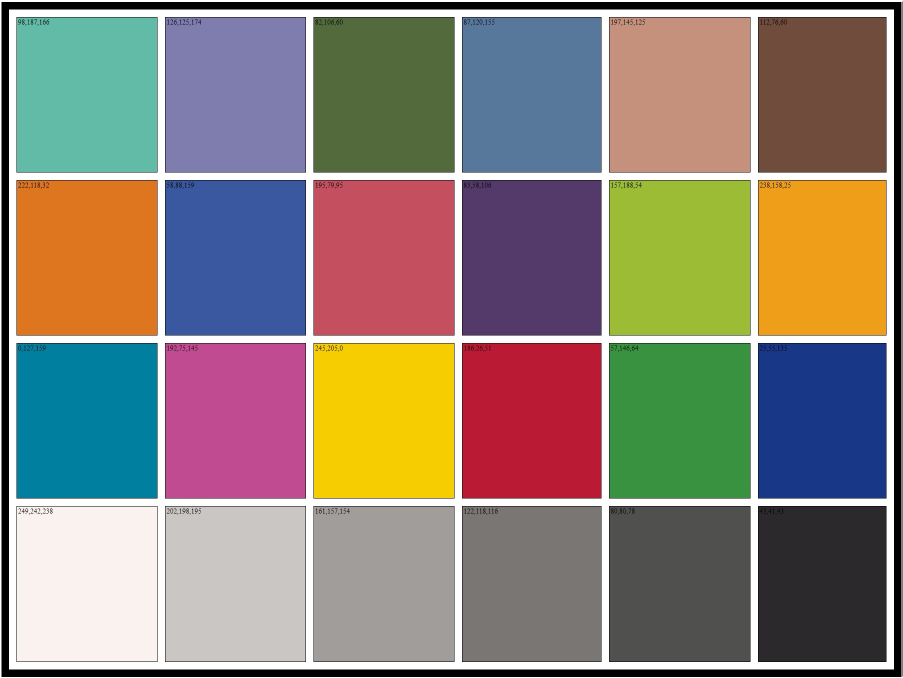
#> input picture spydercheckr24.jpg, 1806 x 1355 px (shown at 1/2 size)
$ python -i autoCubes.py   (imports and definitions only)
#> lines starting #> are read from the running program, lines starting #| are printed output that depends on the picture; after the words box and inside, x2 and y2 are one past the last pixel; in counts of white or black regions, pixels touching at a corner belong together
### pyimagesearch/shapedetector.py
import cv2


class ShapeDetector:

    def __init__(self):
        pass

    def detect(self, c):
        # initialize the shape name and approximate the contour
        shape = "unidentified"
        peri = cv2.arcLength(c, True)
        approx = cv2.approxPolyDP(c, 0.1 * peri, True)
        # if the shape is a triangle, it will have 3 vertices
        if len(approx) == 3:
            shape = "triangle"
        # if the shape has 4 vertices, it is either a square or
        # a rectangle
        elif len(approx) == 4:
            # compute the bounding box of the contour and use the
            # bounding box to compute the aspect ratio
            (x, y, w, h) = cv2.boundingRect(approx)
            ar = w / float(h)
            # a square will have an aspect ratio that is approximately
            # equal to one, otherwise, the shape is a rectangle
            shape = "square" if 0.9 <= ar <= 1.1 else "rectangle"
        # if the shape is a pentagon, it will have 5 vertices
        elif len(approx) == 5:
            shape = "pentagon"
        # otherwise, we assume the shape is a circle
        else:
            shape = "circle"
        # return the name of the shape
        return shape

### autoCubes.py
# -*- coding: utf-8 -*-
from PIL import Image
import subprocess
import time
import re
import glob
import os
import math
from sys import argv
from sys import exit

import cv2
import imutils
import numpy as np
from raw_pillow_opener import register_raw_opener
from pyimagesearch.shapedetector import ShapeDetector

__location__ = os.path.realpath(os.path.join(os.getcwd(), os.path.dirname(__file__)))
camera_folder = '/storage/self/primary/DCIM/Camera'
photon_raw_folder = '/storage/self/primary/DCIM/PhotonCamera/Raw'
checker = 'spydercheckr24'
saturation = 0


if '--xrite' in argv:
    checker = 'x-rite'

if '--photonraw' in argv:
    camera_folder = photon_raw_folder

# [6 lines not run here, left out]

pipetka = 100
x_multipliers = [0.157, 0.366, 0.572, 0.786]
y_multipliers = [0.114, 0.267, 0.4275, 0.583, 0.735, 0.884]

spydercheckr24_colors = [[249, 242, 238], [202, 198, 195], [161, 157, 154], [122, 118, 116], [80, 80, 78], [43, 41, 43],
                         [0, 127, 159], [192, 75, 145], [245, 205, 0], [186, 26, 51], [57, 146, 64], [25, 55, 135],
                         [222, 118, 32], [58, 88, 159], [195, 79, 95], [83, 58, 106], [157, 188, 54], [238, 158, 25],
                         [98, 187, 166], [126, 125, 174], [82, 106, 60], [87, 120, 155], [197, 145, 125], [112, 76, 60]]

xrite_colors = [[115, 82, 68], [194, 150, 130], [98, 122, 157], [87, 108, 67], [133, 128, 177], [103, 189, 170],
                [214, 126, 44], [80, 91, 166], [193, 90, 99], [94, 60, 108], [157, 188, 64], [224, 163, 46],
                [56, 61, 150], [70, 148, 73], [175, 54, 60], [231, 199, 31], [187, 86, 149], [8, 133, 161],
                [243, 243, 242], [200, 200, 200], [160, 160, 160], [122, 122, 121], [85, 85, 85], [52, 52, 52]]

xrite_remodeled = [[243, 243, 242], [200, 200, 200], [160, 160, 160], [122, 122, 121], [85, 85, 85], [52, 52, 52],
                   [8, 133, 161], [187, 86, 149], [231, 199, 31], [175, 54, 60], [70, 148, 73], [56, 61, 150],
                   [214, 126, 44], [80, 91, 166], [193, 90, 99], [94, 60, 108], [157, 188, 64], [224, 163, 46],
                   [112, 76, 60], [197, 145, 125], [87, 120, 155], [82, 106, 60], [126, 125, 174], [98, 187, 166]]


# [151 lines left out: functions matrix_change, matrix_plus_minus, adb_command, start_photoncamera, rotate_bound, get_screen_size and 7 more, not called in this run]


def show_result():
    with open(os.path.join(__location__, 'customCCT_autoCubes.txt')) as fp:
        print('Результат калибровки:\r\n', fp.read())


def opencv_find_etalon(image_filename):
#> called with image_filename = 'spydercheckr24.jpg'
    if '--photonraw' in argv:
        register_raw_opener()
    # img = cv2.imread(os.path.join(__location__, image_filename).replace('\\', '/'))
    try:
        img = Image.open(os.path.join(__location__, image_filename))
#> img is the input picture: PIL image 1806x1355 RGB; mean R, G, B 141.5, 131.1, 119.8
    except FileNotFoundError:
        print('Не могу найти файл фото!')
        exit()
        return
    pil_image = img.convert('RGB')
    open_cv_image = np.array(pil_image)
    img = open_cv_image[:, :, ::-1].copy()
#> img: shape (1355, 1806, 3)
    # print(img.shape)
    if img.shape[0] < img.shape[1]:
        img = cv2.rotate(img, cv2.ROTATE_90_CLOCKWISE)
#> img: shape (1806, 1355, 3)
    resized = cv2.resize(img, (600, 800))
    # ratio = img.shape[0] / float(resized.shape[0])
    blurred = cv2.GaussianBlur(resized, (9, 9), 0)
    img_transf = cv2.cvtColor(blurred, cv2.COLOR_BGR2YUV)
#> img_transf: shape (800, 600, 3); mean of channels 0, 1, 2 132.6, 121.5, 135.5
    # img_transf[:, :, 0] = cv2.equalizeHist(img_transf[:, :, 0])
    img4 = cv2.cvtColor(img_transf, cv2.COLOR_YUV2BGR)
    gray = cv2.cvtColor(img4, cv2.COLOR_BGR2GRAY)
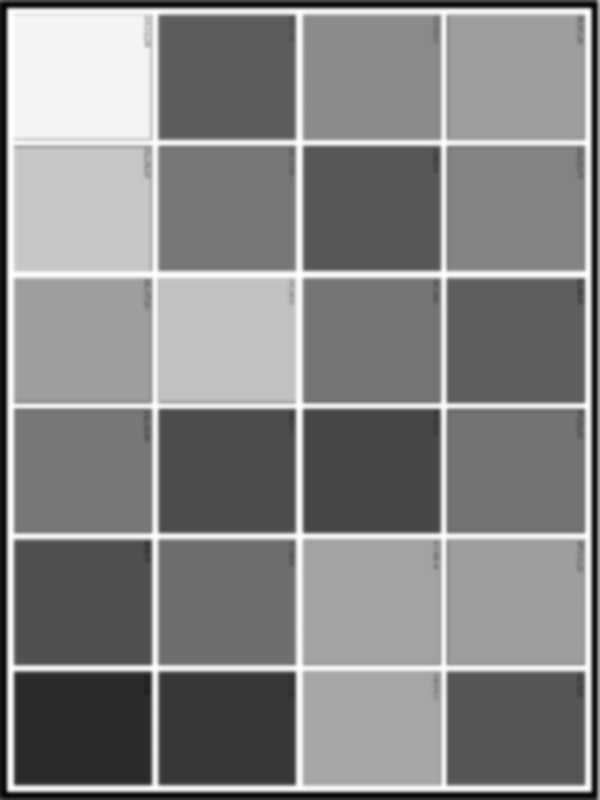
#> gray: shape (800, 600); min 3, max 255, mean 132.6

    thresh = cv2.threshold(gray, 80, 200, cv2.THRESH_BINARY)[1]
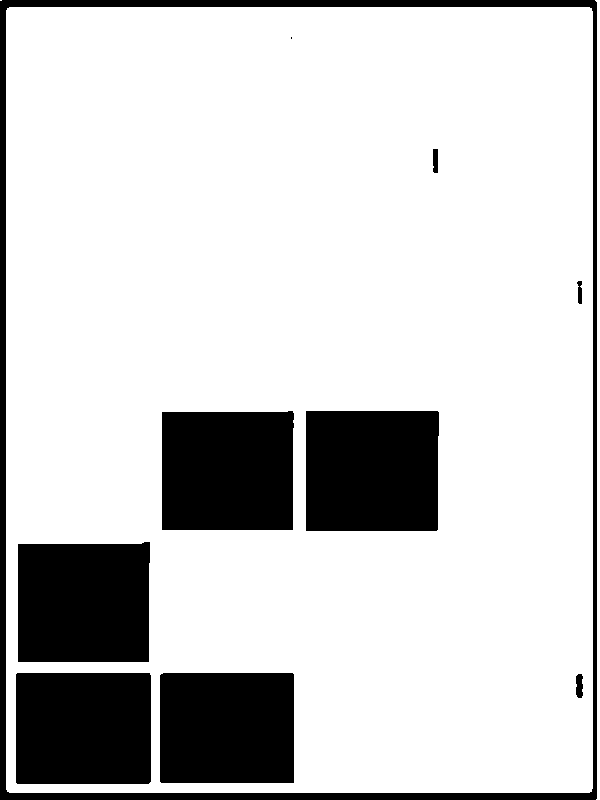
#> thresh: shape (800, 600); values 0 (black) and 200 (white), 80.6% white; 10 black regions (1 under 20 px), largest, box (x1, y1, x2, y2) and area: (0, 0, 597, 800) 16234, (306, 411, 439, 531) 15863, (18, 542, 150, 662) 15491
    if '--showpoints' in argv:
        cv2.imshow('thresh', thresh)
        cv2.waitKey(0)

    # Lines
    edges = cv2.Canny(gray, 100, 150, apertureSize=3)
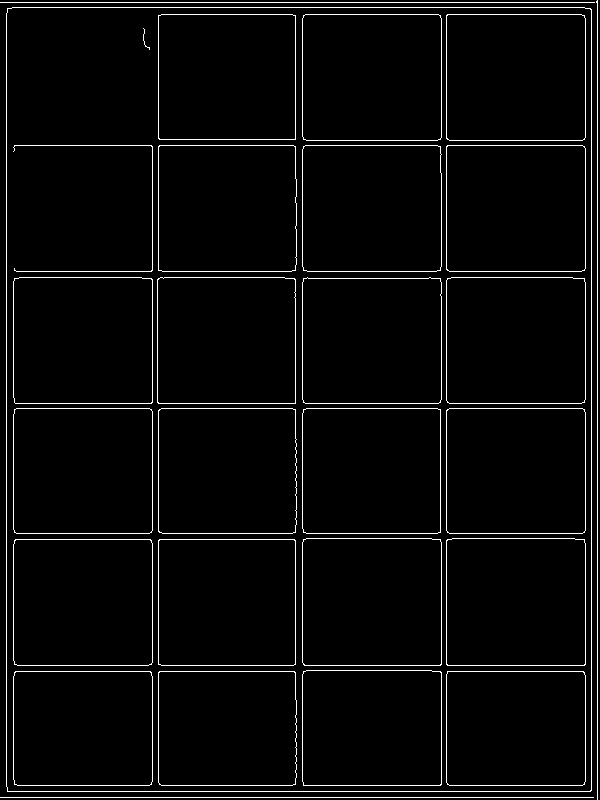
#> edges: shape (800, 600); 3.5% white in thin lines or dots
    if '--showpoints' in argv:
        cv2.imshow('edges', edges)
    lines = cv2.HoughLines(edges, 1, np.pi / 75, 60)
#> lines = 115 rows, first 8: [597, 0], [591, 0], [6, 0], [446, 0], [585, 0], [302, 0], [158, 0], [152, 0]

    def angle(p1, p2):
        x1, y1 = p1
        x2, y2 = p2
        dX = x2 - x1
        dY = y2 - y1
        rads = math.atan2(-dY, dX)  # wrong for finding angle/declination?
        return math.degrees(rads)

    min_x = 600
    min_y = 800
    max_x = 0
    max_y = 0

    angles = []
    for line in lines:
        rho, theta = line[0]
        a = np.cos(theta)
        b = np.sin(theta)
        x0 = a * rho
        y0 = b * rho
        # x1 stores the rounded off value of (r * cos(theta) - 1000 * sin(theta))
        x1 = int(x0 + 800 * -b)
        # y1 stores the rounded off value of (r * sin(theta)+ 1000 * cos(theta))
        y1 = int(y0 + 800 * a)
        # x2 stores the rounded off value of (r * cos(theta)+ 1000 * sin(theta))
        x2 = int(x0 - 800 * -b)
        # y2 stores the rounded off value of (r * sin(theta)- 1000 * cos(theta))
        y2 = int(y0 - 800 * a)

        angles.append(angle((x1, y1), (x2, y2)))
        if 45 < abs(angle((x1, y1), (x2, y2))) < 135:
            cv2.line(resized, (x1, y1), (x2, y2), (0, 0, 255), 2)
#> this loop made 115 passes
#> line on passes 31 to 42: [[784, 1.59]], [[150, 1.55]], [[270, 1.59]], [[531, 1.59]], [[663, 1.59]], [[8, 1.55]], [[18, 1.55]], [[780, 1.59]], [[528, 1.59]], [[13, 1.55]], [[795, 1.55]], [[799, 1.55]]
#> (rho, theta, a, b, x0, y0) on passes 1 to 6: (597, 0, 1, 0, 597, 0), (591, 0, 1, 0, 591, 0), (6, 0, 1, 0, 6, 0), (446, 0, 1, 0, 446, 0), (585, 0, 1, 0, 585, 0), (302, 0, 1, 0, 302, 0)
    if '--showpoints' in argv:
        cv2.imshow('Lines', resized)
        cv2.waitKey(0)
    angles = np.array(angles)

    vertical = np.absolute(angles[np.argwhere(np.bitwise_and(np.absolute(angles) > 45, np.absolute(angles) < 135))])
    horisontal = np.absolute(angles[np.argwhere(np.bitwise_or(np.absolute(angles) < 45, np.absolute(angles) > 135))])

    if '--debug' in argv:
        print('Vertical: \r\n', vertical.sum() / len(vertical), '\r\nHorisontal: \r\n', horisontal.sum() / len(horisontal))
        print('Degrees to rotate: ', round((90 - vertical.sum() / len(vertical) + horisontal.sum() / len(horisontal)) / 2))
    # find contours in the thresholded image and initialize the
    # shape detector
    degrees = round((90 - vertical.sum() / len(vertical) + horisontal.sum() / len(horisontal)) / 2)
    if abs(degrees) > 2:
        rotated = rotate_bound(img,  degrees)
    else:
        rotated = img
    resized = cv2.resize(rotated, (600, 800))
    x_ratio = rotated.shape[1] / float(resized.shape[1])
    y_ratio = rotated.shape[0] / float(resized.shape[0])
    blurred = cv2.GaussianBlur(resized, (9, 9), 0)
    if '--photonraw' in argv:
        img_transf = cv2.cvtColor(blurred, cv2.COLOR_BGR2YUV)
        img_transf[:, :, 0] = cv2.equalizeHist(img_transf[:, :, 0])
        blurred = cv2.cvtColor(img_transf, cv2.COLOR_YUV2BGR)
    gray = cv2.cvtColor(blurred, cv2.COLOR_BGR2GRAY)

    thresh = cv2.threshold(gray, 200, 255, cv2.THRESH_BINARY)[1]
#> thresh: shape (800, 600); 12.1% white; 1 white region, box (x1, y1, x2, y2) and area: (8, 9, 590, 791) 58112

    if '--showpoints' in argv:
        cv2.imshow('thresh', thresh)
        cv2.waitKey(0)

    cnts = cv2.findContours(thresh.copy(), cv2.RETR_TREE,
                            cv2.CHAIN_APPROX_SIMPLE)
    cnts = imutils.grab_contours(cnts)

    thresh2 = cv2.threshold(gray, 100, 200, cv2.THRESH_BINARY)[1]
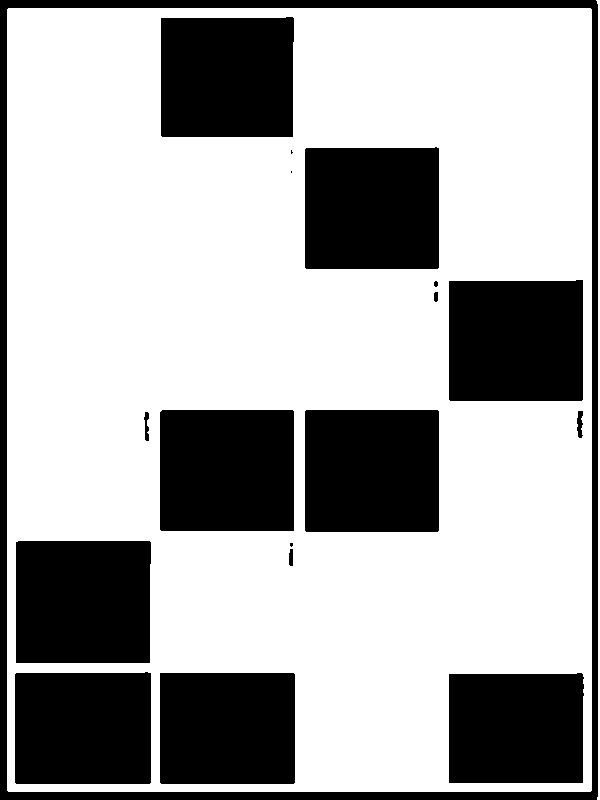
#> thresh2: shape (800, 600); values 0 (black) and 200 (white), 66.3% white; 18 black regions (3 under 20 px), largest, box (x1, y1, x2, y2) and area: (0, 0, 598, 800) 19756, (16, 541, 151, 663) 16368, (305, 410, 439, 532) 16344

    if '--showpoints' in argv:
        cv2.imshow('thresh2', thresh2)
        cv2.waitKey(0)

    cnts2 = cv2.findContours(thresh2.copy(), cv2.RETR_TREE,
                            cv2.CHAIN_APPROX_SIMPLE)

    thresh3 = cv2.threshold(gray, 0, 100, cv2.THRESH_BINARY)[1]
#> thresh3: shape (800, 600); every value is 100

    if '--showpoints' in argv:
        cv2.imshow('thresh3', thresh3)
        cv2.waitKey(0)

    edges = cv2.Canny(gray, 100, 150, apertureSize=3)

    cnts3 = cv2.findContours(edges.copy(), cv2.RETR_TREE,
                             cv2.CHAIN_APPROX_SIMPLE)

    cnts += imutils.grab_contours(cnts2)
    cnts += imutils.grab_contours(cnts3)
    # print(len(cnts))
    sd = ShapeDetector()

    # print(cnts)
    max_w = 60
    max_h = 60
    for c in cnts:
        # compute the center of the contour, then detect the name of the
        # shape using only the contour
        epsilon = 0.1 * cv2.arcLength(c, True)
        c = cv2.approxPolyDP(c, epsilon, True)
        M = cv2.moments(c)
        cX = int((M["m10"] / (M["m00"] + 0.0000001)))
        cY = int((M["m01"] / (M["m00"] + 0.0000001)))
        shape = sd.detect(c)
        x = ''
        y = ''
        w = ''
        h = ''
        if shape == 'square' or shape == 'rectangle':
            x, y, w, h = cv2.boundingRect(c)
            if w > max_w:
                max_w = w
            if h > max_h:
                max_h = h
            if 60 < w < 150 and 60 < h < 150:
                if x < min_x:
                    min_x = x
                if x+w > max_x:
                    max_x = x+w
                if y < min_y:
                    min_y = y
                if y+h > max_y:
                    max_y = y+h

        # multiply the contour (x, y)-coordinates by the resize ratio,
        # then draw the contours and the name of the shape on the image
        # c = c.astype("float")
        # c *= ratio
                c = c.astype("int")

                cv2.drawContours(resized, [c], -1, (0, 255, 0), 2)
#> this loop made 95 passes
#> c on pass 45: [[0, 797], [593, 797]]
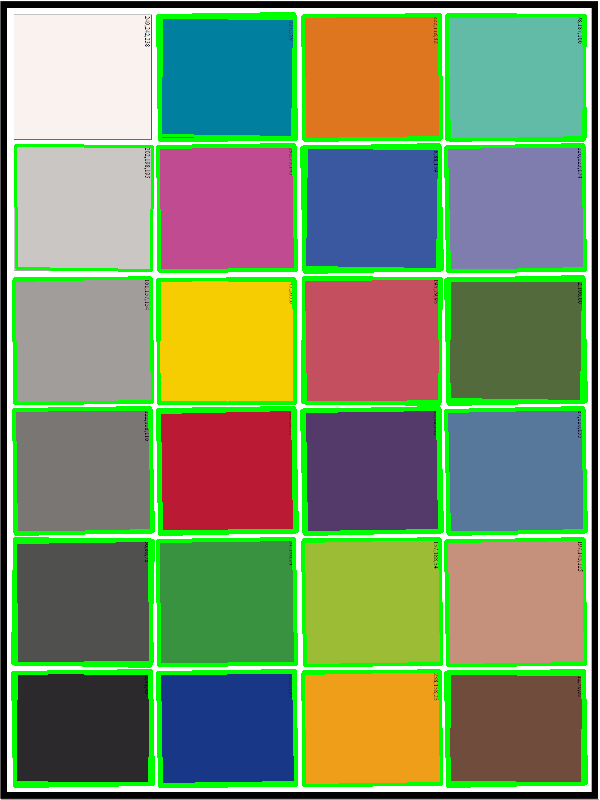
#> resized: shape (800, 600, 3); mean B, G, R 103.4, 142.6, 124.2

        # show the output image
    '''if max_x - min_x < max_w * 4:
        max_x = max_w * 4 + min_x
    if max_y - min_y < max_h * 6:
        max_y = max_h * 4 + min_y'''
    max_min = tuple((np.array([min_x*x_ratio, min_y*y_ratio, max_x*x_ratio, max_y*y_ratio])).astype('int'))
    cv2.rectangle(resized, (min_x, min_y), (max_x, max_y), (0, 255, 0), 3)
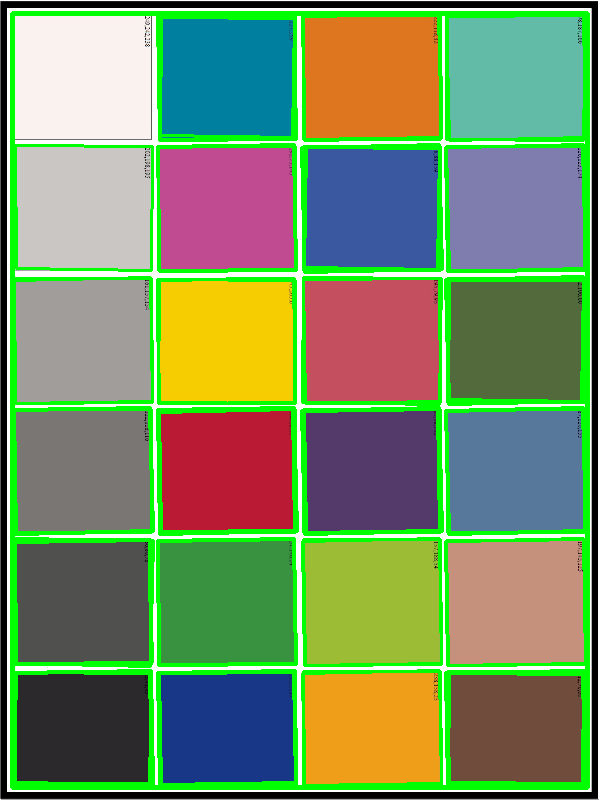
#> resized: shape (800, 600, 3); 1.82% of pixels changed, all inside (x1, y1, x2, y2) = (10, 11, 590, 790)
    if '--showpoints' in argv:
        cv2.imshow("Image", resized)
        cv2.waitKey(0)
        cv2.destroyAllWindows()
    if '--debug' in argv:
        print("Cropped area: ", max_min)
        print('Rotated shape', rotated.shape)
    return rotated[max_min[1]:max_min[3], max_min[0]:max_min[2]]
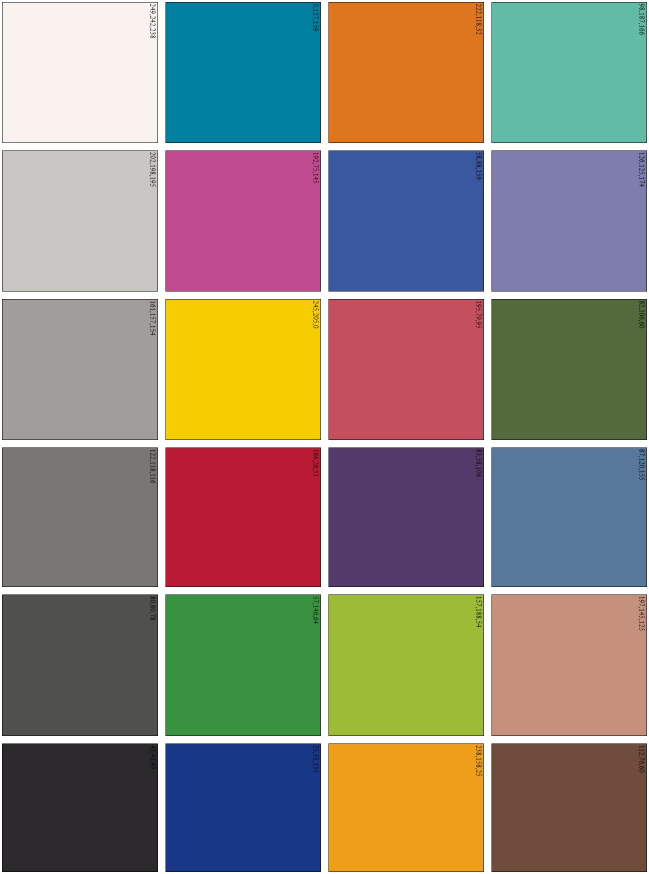
#> returned value: shape (1747, 1298, 3) (shown at 1/2 size); mean of channels 0, 1, 2 119.8, 132, 143.2; drawn as B, G, R


# [110 lines left out: functions get_colors_from_test_photo, apply_matrix, normalize_matrix, find_matrix_changer, get_etalon_colors, combine_matrices, not called in this run]
    # return matrices['shadows'] + (matrices['midtones'] - matrices['shadows']) / 382 * pix_sum if pix_sum < 383 else \
    #       matrices['midtones'] + (matrices['lights'] - matrices['midtones']) / 383 * (pix_sum - 383)


EPS = 0.0000001


# [51 lines left out: functions find_matrix_from_points, engage_cct_matrix, not called in this run]


def get_cct_matrix_file_from_phone():
    print(adb_command("pull /storage/self/primary/DCIM/PhotonCamera/customCCT.txt customCCT.txt"))


# [1194 lines left out: functions parse_cct_matrix_from_file, save_cubes_to_local_file, save_cubes_to_phone, help_message, generate_exp, check_calibration and 1 more, not called in this run]

backup_cubes = {}

# [29 lines not run here, left out]

# save_cubes_to_local_file(cct_cubes)

>>> result = opencv_find_etalon('spydercheckr24.jpg')
